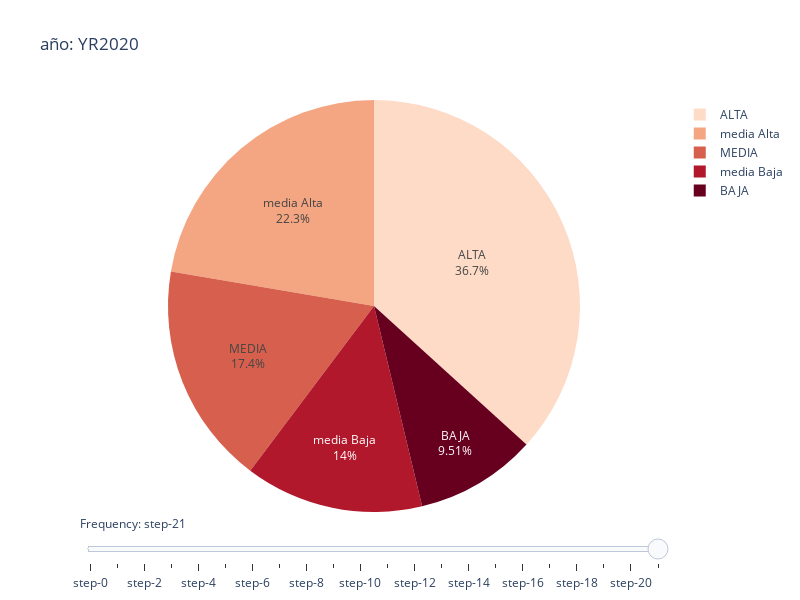

Write notebook code for a chart like this one.
### Markdown cell above
**Se puede apreciar que la clase media alta varia muy poco**

### Code cell
# Create figure
fig = go.Figure()

# Add traces, one for each slider step
for step in range(len(result2)):
    fig.add_trace(
        go.Pie(labels=result2.columns, values=result2.iloc[step].tolist(), marker=dict(colors=px.colors.sequential.RdBu)))
    fig.update_traces(textposition='inside', textinfo='percent+label')
    # fig.update_layout(margin=dict(t=0, b=0, l=0, r=0))

# # Make 10th trace visible
fig.data[10].visible = True

# Create and add slider
steps = []
for i in range(len(fig.data)):
    step = dict(
        method="update",
        args=[{"visible": [False] * len(fig.data)},
              {"title": "año: " + result2.index.tolist()[i]}],  # layout attribute
    )
    step["args"][0]["visible"][i] = True  # Toggle i'th trace to "visible"
    steps.append(step)

sliders = [dict(
    active= 10,
    currentvalue={"prefix": "Frequency: "},
    pad={"t": 0},
    steps=steps
)]

fig.update_layout(
    sliders=sliders,width=800, height=600
    # margin=dict(t=0, b=0, l=0, r=0)
)

fig.show()

### Figure 1 — Plotly figure (JSON) as saved in the notebook; plotly's stock layout.template omitted (floating-point values rounded to 4 significant figures)
{"data": [{"labels": ["BAJA", "media Baja", "MEDIA", "media Alta", "ALTA"], "marker": {"colors": ["rgb(103,0,31)", "rgb(178,24,43)", "rgb(214,96,77)", "rgb(244,165,130)", "rgb(253,219,199)", "rgb(247,247,247)", "rgb(209,229,240)", "rgb(146,197,222)", "rgb(67,147,195)", "rgb(33,102,172)", "rgb(5,48,97)"]}, "textinfo": "percent+label", "textposition": "inside", "type": "pie", "values": [10.8, 15.2, 18.4, 22.6, 33], "visible": false}, {"labels": ["BAJA", "media Baja", "MEDIA", "media Alta", "ALTA"], "marker": {"colors": ["rgb(103,0,31)", "rgb(178,24,43)", "rgb(214,96,77)", "rgb(244,165,130)", "rgb(253,219,199)", "rgb(247,247,247)", "rgb(209,229,240)", "rgb(146,197,222)", "rgb(67,147,195)", "rgb(33,102,172)", "rgb(5,48,97)"]}, "textinfo": "percent+label", "textposition": "inside", "type": "pie", "values": [10.7, 14.9, 18.2, 22.6, 33.6], "visible": false}, {"labels": ["BAJA", "media Baja", "MEDIA", "media Alta", "ALTA"], "marker": {"colors": ["rgb(103,0,31)", "rgb(178,24,43)", "rgb(214,96,77)", "rgb(244,165,130)", "rgb(253,219,199)", "rgb(247,247,247)", "rgb(209,229,240)", "rgb(146,197,222)", "rgb(67,147,195)", "rgb(33,102,172)", "rgb(5,48,97)"]}, "textinfo": "percent+label", "textposition": "inside", "type": "pie", "values": [10.8, 14.8, 17.9, 22.1, 34.4], "visible": false}, {"labels": ["BAJA", "media Baja", "MEDIA", "media Alta", "ALTA"], "marker": {"colors": ["rgb(103,0,31)", "rgb(178,24,43)", "rgb(214,96,77)", "rgb(244,165,130)", "rgb(253,219,199)", "rgb(247,247,247)", "rgb(209,229,240)", "rgb(146,197,222)", "rgb(67,147,195)", "rgb(33,102,172)", "rgb(5,48,97)"]}, "textinfo": "percent+label", "textposition": "inside", "type": "pie", "values": [9.6, 14, 17.4, 22.1, 36.9], "visible": false}, {"labels": ["BAJA", "media Baja", "MEDIA", "media Alta", "ALTA"], "marker": {"colors": ["rgb(103,0,31)", "rgb(178,24,43)", "rgb(214,96,77)", "rgb(244,165,130)", "rgb(253,219,199)", "rgb(247,247,247)", "rgb(209,229,240)", "rgb(146,197,222)", "rgb(67,147,195)", "rgb(33,102,172)", "rgb(5,48,97)"]}, "textinfo": "percent+label", "textposition": "inside", "type": "pie", "values": [9.4, 13.9, 17.4, 22.1, 37.2], "visible": false}, {"labels": ["BAJA", "media Baja", "MEDIA", "media Alta", "ALTA"], "marker": {"colors": ["rgb(103,0,31)", "rgb(178,24,43)", "rgb(214,96,77)", "rgb(244,165,130)", "rgb(253,219,199)", "rgb(247,247,247)", "rgb(209,229,240)", "rgb(146,197,222)", "rgb(67,147,195)", "rgb(33,102,172)", "rgb(5,48,97)"]}, "textinfo": "percent+label", "textposition": "inside", "type": "pie", "values": [9.4, 13.8, 17.2, 22.2, 37.4], "visible": false}, {"labels": ["BAJA", "media Baja", "MEDIA", "media Alta", "ALTA"], "marker": {"colors": ["rgb(103,0,31)", "rgb(178,24,43)", "rgb(214,96,77)", "rgb(244,165,130)", "rgb(253,219,199)", "rgb(247,247,247)", "rgb(209,229,240)", "rgb(146,197,222)", "rgb(67,147,195)", "rgb(33,102,172)", "rgb(5,48,97)"]}, "textinfo": "percent+label", "textposition": "inside", "type": "pie", "values": [9.5, 13.8, 17.3, 22.2, 37.2], "visible": false}, {"labels": ["BAJA", "media Baja", "MEDIA", "media Alta", "ALTA"], "marker": {"colors": ["rgb(103,0,31)", "rgb(178,24,43)", "rgb(214,96,77)", "rgb(244,165,130)", "rgb(253,219,199)", "rgb(247,247,247)", "rgb(209,229,240)", "rgb(146,197,222)", "rgb(67,147,195)", "rgb(33,102,172)", "rgb(5,48,97)"]}, "textinfo": "percent+label", "textposition": "inside", "type": "pie", "values": [9.2, 13.7, 17.3, 22.4, 37.4], "visible": false}, {"labels": ["BAJA", "media Baja", "MEDIA", "media Alta", "ALTA"], "marker": {"colors": ["rgb(103,0,31)", "rgb(178,24,43)", "rgb(214,96,77)", "rgb(244,165,130)", "rgb(253,219,199)", "rgb(247,247,247)", "rgb(209,229,240)", "rgb(146,197,222)", "rgb(67,147,195)", "rgb(33,102,172)", "rgb(5,48,97)"]}, "textinfo": "percent+label", "textposition": "inside", "type": "pie", "values": [9.2, 13.7, 17.2, 22.3, 37.6], "visible": false}, {"labels": ["BAJA", "media Baja", "MEDIA", "media Alta", "ALTA"], "marker": {"colors": ["rgb(103,0,31)", "rgb(178,24,43)", "rgb(214,96,77)", "rgb(244,165,130)", "rgb(253,219,199)", "rgb(247,247,247)", "rgb(209,229,240)", "rgb(146,197,222)", "rgb(67,147,195)", "rgb(33,102,172)", "rgb(5,48,97)"]}, "textinfo": "percent+label", "textposition": "inside", "type": "pie", "values": [9.3, 13.8, 17.3, 22.3, 37.2], "visible": false}, {"labels": ["BAJA", "media Baja", "MEDIA", "media Alta", "ALTA"], "marker": {"colors": ["rgb(103,0,31)", "rgb(178,24,43)", "rgb(214,96,77)", "rgb(244,165,130)", "rgb(253,219,199)", "rgb(247,247,247)", "rgb(209,229,240)", "rgb(146,197,222)", "rgb(67,147,195)", "rgb(33,102,172)", "rgb(5,48,97)"]}, "textinfo": "percent+label", "textposition": "inside", "type": "pie", "values": [9.3, 13.9, 17.5, 22.4, 36.9], "visible": false}, {"labels": ["BAJA", "media Baja", "MEDIA", "media Alta", "ALTA"], "marker": {"colors": ["rgb(103,0,31)", "rgb(178,24,43)", "rgb(214,96,77)", "rgb(244,165,130)", "rgb(253,219,199)", "rgb(247,247,247)", "rgb(209,229,240)", "rgb(146,197,222)", "rgb(67,147,195)", "rgb(33,102,172)", "rgb(5,48,97)"]}, "textinfo": "percent+label", "textposition": "inside", "type": "pie", "values": [9.2, 13.8, 17.4, 22.6, 37], "visible": false}, {"labels": ["BAJA", "media Baja", "MEDIA", "media Alta", "ALTA"], "marker": {"colors": ["rgb(103,0,31)", "rgb(178,24,43)", "rgb(214,96,77)", "rgb(244,165,130)", "rgb(253,219,199)", "rgb(247,247,247)", "rgb(209,229,240)", "rgb(146,197,222)", "rgb(67,147,195)", "rgb(33,102,172)", "rgb(5,48,97)"]}, "textinfo": "percent+label", "textposition": "inside", "type": "pie", "values": [9.3, 13.9, 17.3, 22.4, 37.1], "visible": false}, {"labels": ["BAJA", "media Baja", "MEDIA", "media Alta", "ALTA"], "marker": {"colors": ["rgb(103,0,31)", "rgb(178,24,43)", "rgb(214,96,77)", "rgb(244,165,130)", "rgb(253,219,199)", "rgb(247,247,247)", "rgb(209,229,240)", "rgb(146,197,222)", "rgb(67,147,195)", "rgb(33,102,172)", "rgb(5,48,97)"]}, "textinfo": "percent+label", "textposition": "inside", "type": "pie", "values": [9.4, 14, 17.4, 22.5, 36.7], "visible": false}, {"labels": ["BAJA", "media Baja", "MEDIA", "media Alta", "ALTA"], "marker": {"colors": ["rgb(103,0,31)", "rgb(178,24,43)", "rgb(214,96,77)", "rgb(244,165,130)", "rgb(253,219,199)", "rgb(247,247,247)", "rgb(209,229,240)", "rgb(146,197,222)", "rgb(67,147,195)", "rgb(33,102,172)", "rgb(5,48,97)"]}, "textinfo": "percent+label", "textposition": "inside", "type": "pie", "values": [9.3, 14, 17.5, 22.6, 36.6], "visible": false}, {"labels": ["BAJA", "media Baja", "MEDIA", "media Alta", "ALTA"], "marker": {"colors": ["rgb(103,0,31)", "rgb(178,24,43)", "rgb(214,96,77)", "rgb(244,165,130)", "rgb(253,219,199)", "rgb(247,247,247)", "rgb(209,229,240)", "rgb(146,197,222)", "rgb(67,147,195)", "rgb(33,102,172)", "rgb(5,48,97)"]}, "textinfo": "percent+label", "textposition": "inside", "type": "pie", "values": [9.4, 14.1, 17.6, 22.5, 36.4], "visible": false}, {"labels": ["BAJA", "media Baja", "MEDIA", "media Alta", "ALTA"], "marker": {"colors": ["rgb(103,0,31)", "rgb(178,24,43)", "rgb(214,96,77)", "rgb(244,165,130)", "rgb(253,219,199)", "rgb(247,247,247)", "rgb(209,229,240)", "rgb(146,197,222)", "rgb(67,147,195)", "rgb(33,102,172)", "rgb(5,48,97)"]}, "textinfo": "percent+label", "textposition": "inside", "type": "pie", "values": [9.4, 14, 17.5, 22.4, 36.7], "visible": false}, {"labels": ["BAJA", "media Baja", "MEDIA", "media Alta", "ALTA"], "marker": {"colors": ["rgb(103,0,31)", "rgb(178,24,43)", "rgb(214,96,77)", "rgb(244,165,130)", "rgb(253,219,199)", "rgb(247,247,247)", "rgb(209,229,240)", "rgb(146,197,222)", "rgb(67,147,195)", "rgb(33,102,172)", "rgb(5,48,97)"]}, "textinfo": "percent+label", "textposition": "inside", "type": "pie", "values": [9.4, 14, 17.5, 22.5, 36.6], "visible": false}, {"labels": ["BAJA", "media Baja", "MEDIA", "media Alta", "ALTA"], "marker": {"colors": ["rgb(103,0,31)", "rgb(178,24,43)", "rgb(214,96,77)", "rgb(244,165,130)", "rgb(253,219,199)", "rgb(247,247,247)", "rgb(209,229,240)", "rgb(146,197,222)", "rgb(67,147,195)", "rgb(33,102,172)", "rgb(5,48,97)"]}, "textinfo": "percent+label", "textposition": "inside", "type": "pie", "values": [9.4, 14, 17.4, 22.3, 36.9], "visible": false}, {"labels": ["BAJA", "media Baja", "MEDIA", "media Alta", "ALTA"], "marker": {"colors": ["rgb(103,0,31)", "rgb(178,24,43)", "rgb(214,96,77)", "rgb(244,165,130)", "rgb(253,219,199)", "rgb(247,247,247)", "rgb(209,229,240)", "rgb(146,197,222)", "rgb(67,147,195)", "rgb(33,102,172)", "rgb(5,48,97)"]}, "textinfo": "percent+label", "textposition": "inside", "type": "pie", "values": [9.3, 14, 17.5, 22.4, 36.8], "visible": false}, {"labels": ["BAJA", "media Baja", "MEDIA", "media Alta", "ALTA"], "marker": {"colors": ["rgb(103,0,31)", "rgb(178,24,43)", "rgb(214,96,77)", "rgb(244,165,130)", "rgb(253,219,199)", "rgb(247,247,247)", "rgb(209,229,240)", "rgb(146,197,222)", "rgb(67,147,195)", "rgb(33,102,172)", "rgb(5,48,97)"]}, "textinfo": "percent+label", "textposition": "inside", "type": "pie", "values": [9.2, 13.9, 17.4, 22.3, 37.1], "visible": false}, {"labels": ["BAJA", "media Baja", "MEDIA", "media Alta", "ALTA"], "marker": {"colors": ["rgb(103,0,31)", "rgb(178,24,43)", "rgb(214,96,77)", "rgb(244,165,130)", "rgb(253,219,199)", "rgb(247,247,247)", "rgb(209,229,240)", "rgb(146,197,222)", "rgb(67,147,195)", "rgb(33,102,172)", "rgb(5,48,97)"]}, "textinfo": "percent+label", "textposition": "inside", "type": "pie", "values": [9.5, 14, 17.4, 22.3, 36.7], "visible": true}], "layout": {"height": 600, "sliders": [{"active": 21, "currentvalue": {"prefix": "Frequency: "}, "pad": {"t": 0}, "steps": [{"args": [{"visible": [true, false, false, false, false, false, false, false, false, false, false, false, false, false, false, false, false, false, false, false, false, false]}, {"title": "año: YR1987"}], "method": "update"}, {"args": [{"visible": [false, true, false, false, false, false, false, false, false, false, false, false, false, false, false, false, false, false, false, false, false, false]}, {"title": "año: YR1991"}], "method": "update"}, {"args": [{"visible": [false, false, true, false, false, false, false, false, false, false, false, false, false, false, false, false, false, false, false, false, false, false]}, {"title": "año: YR1995"}], "method": "update"}, {"args": [{"visible": [false, false, false, true, false, false, false, false, false, false, false, false, false, false, false, false, false, false, false, false, false, false]}, {"title": "año: YR2000"}], "method": "update"}, {"args": [{"visible": [false, false, false, false, true, false, false, false, false, false, false, false, false, false, false, false, false, false, false, false, false, false]}, {"title": "año: YR2003"}], "method": "update"}, {"args": [{"visible": [false, false, false, false, false, true, false, false, false, false, false, false, false, false, false, false, false, false, false, false, false, false]}, {"title": "año: YR2004"}], "method": "update"}, {"args": [{"visible": [false, false, false, false, false, false, true, false, false, false, false, false, false, false, false, false, false, false, false, false, false, false]}, {"title": "año: YR2005"}], "method": "update"}, {"args": [{"visible": [false, false, false, false, false, false, false, true, false, false, false, false, false, false, false, false, false, false, false, false, false, false]}, {"title": "año: YR2006"}], "method": "update"}, {"args": [{"visible": [false, false, false, false, false, false, false, false, true, false, false, false, false, false, false, false, false, false, false, false, false, false]}, {"title": "año: YR2007"}], "method": "update"}, {"args": [{"visible": [false, false, false, false, false, false, false, false, false, true, false, false, false, false, false, false, false, false, false, false, false, false]}, {"title": "año: YR2008"}], "method": "update"}, {"args": [{"visible": [false, false, false, false, false, false, false, false, false, false, true, false, false, false, false, false, false, false, false, false, false, false]}, {"title": "año: YR2009"}], "method": "update"}, {"args": [{"visible": [false, false, false, false, false, false, false, false, false, false, false, true, false, false, false, false, false, false, false, false, false, false]}, {"title": "año: YR2010"}], "method": "update"}, {"args": [{"visible": [false, false, false, false, false, false, false, false, false, false, false, false, true, false, false, false, false, false, false, false, false, false]}, {"title": "año: YR2011"}], "method": "update"}, {"args": [{"visible": [false, false, false, false, false, false, false, false, false, false, false, false, false, true, false, false, false, false, false, false, false, false]}, {"title": "año: YR2012"}], "method": "update"}, {"args": [{"visible": [false, false, false, false, false, false, false, false, false, false, false, false, false, false, true, false, false, false, false, false, false, false]}, {"title": "año: YR2013"}], "method": "update"}, {"args": [{"visible": [false, false, false, false, false, false, false, false, false, false, false, false, false, false, false, true, false, false, false, false, false, false]}, {"title": "año: YR2014"}], "method": "update"}, {"args": [{"visible": [false, false, false, false, false, false, false, false, false, false, false, false, false, false, false, false, true, false, false, false, false, false]}, {"title": "año: YR2015"}], "method": "update"}, {"args": [{"visible": [false, false, false, false, false, false, false, false, false, false, false, false, false, false, false, false, false, true, false, false, false, false]}, {"title": "año: YR2016"}], "method": "update"}, {"args": [{"visible": [false, false, false, false, false, false, false, false, false, false, false, false, false, false, false, false, false, false, true, false, false, false]}, {"title": "año: YR2017"}], "method": "update"}, {"args": [{"visible": [false, false, false, false, false, false, false, false, false, false, false, false, false, false, false, false, false, false, false, true, false, false]}, {"title": "año: YR2018"}], "method": "update"}, {"args": [{"visible": [false, false, false, false, false, false, false, false, false, false, false, false, false, false, false, false, false, false, false, false, true, false]}, {"title": "año: YR2019"}], "method": "update"}, {"args": [{"visible": [false, false, false, false, false, false, false, false, false, false, false, false, false, false, false, false, false, false, false, false, false, true]}, {"title": "año: YR2020"}], "method": "update"}]}], "title": {"text": "año: YR2020"}, "width": 800}}
